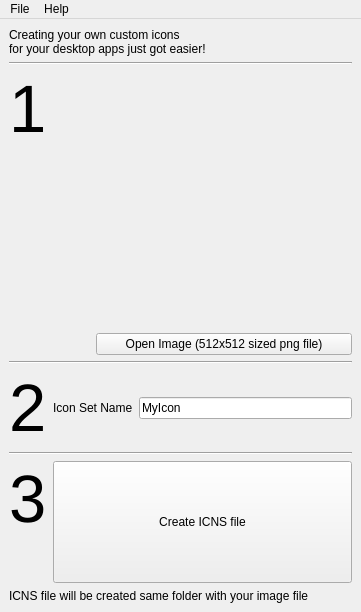
<?xml version="1.0" encoding="UTF-8"?>
<ui version="4.0">
 <class>MainWindow</class>
 <widget class="QMainWindow" name="MainWindow">
  <property name="geometry">
   <rect>
    <x>0</x>
    <y>0</y>
    <width>361</width>
    <height>612</height>
   </rect>
  </property>
  <property name="windowTitle">
   <string>iCreateICNS</string>
  </property>
  <widget class="QWidget" name="centralwidget">
   <layout class="QVBoxLayout" name="verticalLayout_2">
    <item>
     <widget class="QLabel" name="label">
      <property name="sizePolicy">
       <sizepolicy hsizetype="Minimum" vsizetype="Preferred">
        <horstretch>0</horstretch>
        <verstretch>0</verstretch>
       </sizepolicy>
      </property>
      <property name="text">
       <string>Creating your own custom icons
for your desktop apps just got easier!</string>
      </property>
      <property name="textFormat">
       <enum>Qt::PlainText</enum>
      </property>
     </widget>
    </item>
    <item>
     <widget class="Line" name="line">
      <property name="orientation">
       <enum>Qt::Horizontal</enum>
      </property>
     </widget>
    </item>
    <item>
     <layout class="QHBoxLayout" name="horizontalLayout">
      <item>
       <widget class="QLabel" name="label_4">
        <property name="sizePolicy">
         <sizepolicy hsizetype="Minimum" vsizetype="Preferred">
          <horstretch>0</horstretch>
          <verstretch>0</verstretch>
         </sizepolicy>
        </property>
        <property name="font">
         <font>
          <pointsize>50</pointsize>
         </font>
        </property>
        <property name="text">
         <string>1</string>
        </property>
        <property name="alignment">
         <set>Qt::AlignLeading|Qt::AlignLeft|Qt::AlignTop</set>
        </property>
       </widget>
      </item>
      <item>
       <layout class="QVBoxLayout" name="verticalLayout">
        <item>
         <widget class="QPushButton" name="fImage">
          <property name="sizePolicy">
           <sizepolicy hsizetype="Minimum" vsizetype="Minimum">
            <horstretch>0</horstretch>
            <verstretch>0</verstretch>
           </sizepolicy>
          </property>
          <property name="minimumSize">
           <size>
            <width>256</width>
            <height>256</height>
           </size>
          </property>
          <property name="maximumSize">
           <size>
            <width>256</width>
            <height>256</height>
           </size>
          </property>
          <property name="text">
           <string/>
          </property>
          <property name="icon">
           <iconset resource="resource.qrc">
            <normaloff>:/res/file.png</normaloff>:/res/file.png</iconset>
          </property>
          <property name="iconSize">
           <size>
            <width>256</width>
            <height>256</height>
           </size>
          </property>
          <property name="flat">
           <bool>true</bool>
          </property>
         </widget>
        </item>
        <item>
         <widget class="QPushButton" name="bOpenImage">
          <property name="minimumSize">
           <size>
            <width>256</width>
            <height>0</height>
           </size>
          </property>
          <property name="text">
           <string>Open Image (512x512 sized png file)</string>
          </property>
         </widget>
        </item>
       </layout>
      </item>
     </layout>
    </item>
    <item>
     <widget class="Line" name="line_2">
      <property name="orientation">
       <enum>Qt::Horizontal</enum>
      </property>
     </widget>
    </item>
    <item>
     <layout class="QHBoxLayout" name="horizontalLayout_2">
      <item>
       <widget class="QLabel" name="label_5">
        <property name="sizePolicy">
         <sizepolicy hsizetype="Minimum" vsizetype="Preferred">
          <horstretch>0</horstretch>
          <verstretch>0</verstretch>
         </sizepolicy>
        </property>
        <property name="font">
         <font>
          <pointsize>50</pointsize>
         </font>
        </property>
        <property name="text">
         <string>2</string>
        </property>
        <property name="alignment">
         <set>Qt::AlignLeading|Qt::AlignLeft|Qt::AlignTop</set>
        </property>
       </widget>
      </item>
      <item>
       <widget class="QLabel" name="label_2">
        <property name="text">
         <string>Icon Set Name</string>
        </property>
       </widget>
      </item>
      <item>
       <widget class="QLineEdit" name="tIconsetname">
        <property name="text">
         <string>MyIcon</string>
        </property>
       </widget>
      </item>
     </layout>
    </item>
    <item>
     <widget class="Line" name="line_3">
      <property name="orientation">
       <enum>Qt::Horizontal</enum>
      </property>
     </widget>
    </item>
    <item>
     <layout class="QHBoxLayout" name="horizontalLayout_3">
      <item>
       <widget class="QLabel" name="label_6">
        <property name="sizePolicy">
         <sizepolicy hsizetype="Minimum" vsizetype="Preferred">
          <horstretch>0</horstretch>
          <verstretch>0</verstretch>
         </sizepolicy>
        </property>
        <property name="font">
         <font>
          <pointsize>50</pointsize>
         </font>
        </property>
        <property name="text">
         <string>3</string>
        </property>
        <property name="alignment">
         <set>Qt::AlignLeading|Qt::AlignLeft|Qt::AlignTop</set>
        </property>
       </widget>
      </item>
      <item>
       <widget class="QPushButton" name="bCreate">
        <property name="sizePolicy">
         <sizepolicy hsizetype="Expanding" vsizetype="Expanding">
          <horstretch>0</horstretch>
          <verstretch>0</verstretch>
         </sizepolicy>
        </property>
        <property name="text">
         <string>Create ICNS file</string>
        </property>
       </widget>
      </item>
     </layout>
    </item>
    <item>
     <widget class="QLabel" name="label_3">
      <property name="text">
       <string>ICNS file will be created same folder with your image file</string>
      </property>
      <property name="textFormat">
       <enum>Qt::PlainText</enum>
      </property>
     </widget>
    </item>
   </layout>
  </widget>
  <widget class="QMenuBar" name="menubar">
   <property name="geometry">
    <rect>
     <x>0</x>
     <y>0</y>
     <width>361</width>
     <height>22</height>
    </rect>
   </property>
   <widget class="QMenu" name="menuFile">
    <property name="title">
     <string>File</string>
    </property>
    <addaction name="actionExit"/>
   </widget>
   <widget class="QMenu" name="menuHelp">
    <property name="title">
     <string>Help</string>
    </property>
    <addaction name="actionAbout"/>
    <addaction name="separator"/>
    <addaction name="actionAbout_Qt"/>
   </widget>
   <addaction name="menuFile"/>
   <addaction name="menuHelp"/>
  </widget>
  <action name="actionExit">
   <property name="text">
    <string>Exit</string>
   </property>
  </action>
  <action name="actionAbout">
   <property name="text">
    <string>About</string>
   </property>
  </action>
  <action name="actionAbout_Qt">
   <property name="text">
    <string>About Qt</string>
   </property>
  </action>
 </widget>
 <resources>
  <include location="resource.qrc"/>
 </resources>
 <connections/>
</ui>
